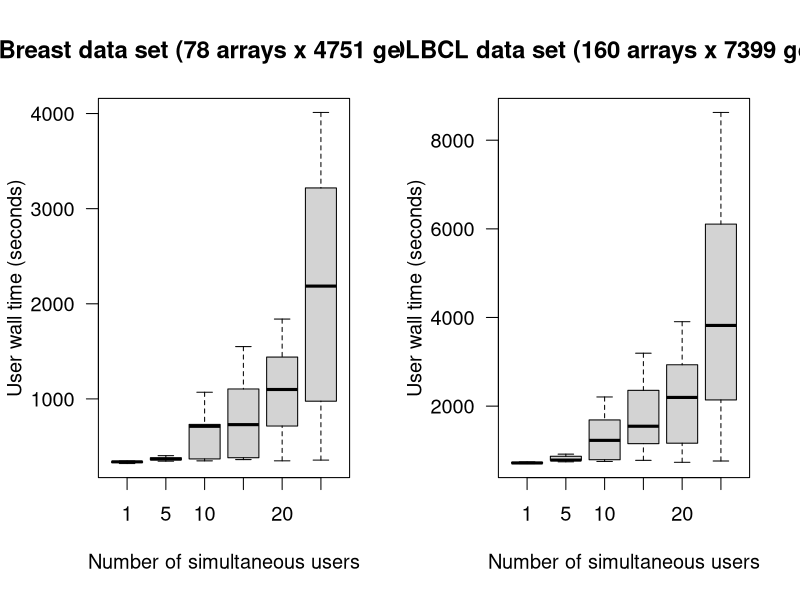

The R script that drew this image:
## First, run wrapWebBenchmarks1.py, which calls fl-run-test to do the timings.
## The script rb.sh does that. However, note that for every run we get one value
## for one user, and 20 for 20 users. So I did a few runs by hand, and placed them
## in file 1.1.1

rr <- function(x) rep(x, x)

breast.results <- scan("breast.web.tests.txt", sep = "\t",
                       what = double(0), 40)
dlbcl.results <- scan("dlbcl.web.tests.txt", sep = "\t",
                       what = double(0), 40)
nusers <- c(rep(1, 5), rr(5), rr(10), rr(20))

breast.results.re <- scan("breast.web.tests.reedition.txt", sep = "\t",
                       what = double(0), 40)
dlbcl.results.re <- scan("dlbcl.web.tests.reedition.txt", sep = "\t",
                       what = double(0), 40)
nusers2 <- c(rep(1, 5), rr(5), rr(10), rr(20))

dl2 <- c(scan('dlbcl.web.tests.reedition.15_1.txt', sep = "\t", what = double(0), 15),
         scan('dlbcl.web.tests.reedition.50_1.txt', sep = "\t", what = double(0), 50))

br2 <- c(scan('breast.web.tests.reedition.15_1.txt', sep = "\t", what = double(0), 15),
         scan('breast.web.tests.reedition.50_1.txt', sep = "\t", what = double(0), 50))

nusers3 <- c(rr(15), rr(50))

nusers <- c(nusers, nusers2, nusers3)

dlbcl.results <- c(dlbcl.results, dlbcl.results.re, dl2)
breast.results <- c(breast.results, breast.results.re, br2)


postscript(file = "bench-web.eps", height = 8, width = 12,
           horizontal = FALSE,
           onefile = FALSE, paper = "special")
par(mfrow = c(1, 2))
par(las = 1)
par(cex = 1.2)

boxplot(breast.results ~ nusers, xlab = "Number of simultaneous users",
        ylab = "User wall time (seconds)",
        main = "Breast data set (78 arrays x 4751 genes)")


boxplot(dlbcl.results ~ nusers, xlab = "Number of simultaneous users",
        ylab = "User wall time (seconds)",
        main = "DLBCL data set (160 arrays x 7399 genes)")

dev.off()
